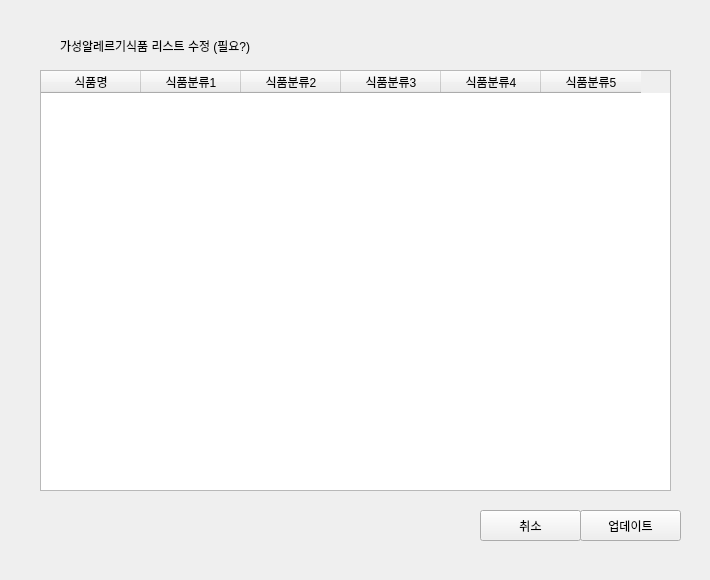
      <widget class="QWidget" name="page_data_ing_6_18">
       <widget class="QWidget" name="widget_21" native="true">
        <property name="geometry">
         <rect>
          <x>0</x>
          <y>0</y>
          <width>701</width>
          <height>571</height>
         </rect>
        </property>
        <widget class="QLabel" name="label_23">
         <property name="geometry">
          <rect>
           <x>60</x>
           <y>30</y>
           <width>221</width>
           <height>31</height>
          </rect>
         </property>
         <property name="text">
          <string>가성알레르기식품 리스트 수정 (필요?)</string>
         </property>
        </widget>
        <widget class="QTableWidget" name="tableWidget_gs_allergy_18">
         <property name="geometry">
          <rect>
           <x>40</x>
           <y>70</y>
           <width>631</width>
           <height>421</height>
          </rect>
         </property>
         <column>
          <property name="text">
           <string>식품명</string>
          </property>
         </column>
         <column>
          <property name="text">
           <string>식품분류1</string>
          </property>
         </column>
         <column>
          <property name="text">
           <string>식품분류2</string>
          </property>
         </column>
         <column>
          <property name="text">
           <string>식품분류3</string>
          </property>
         </column>
         <column>
          <property name="text">
           <string>식품분류4</string>
          </property>
         </column>
         <column>
          <property name="text">
           <string>식품분류5</string>
          </property>
         </column>
        </widget>
        <widget class="QWidget" name="widget_24" native="true">
         <property name="geometry">
          <rect>
           <x>470</x>
           <y>490</y>
           <width>221</width>
           <height>61</height>
          </rect>
         </property>
         <widget class="QPushButton" name="btn_cancel_18">
          <property name="geometry">
           <rect>
            <x>10</x>
            <y>20</y>
            <width>101</width>
            <height>31</height>
           </rect>
          </property>
          <property name="text">
           <string>취소</string>
          </property>
         </widget>
         <widget class="QPushButton" name="btn_save_18">
          <property name="geometry">
           <rect>
            <x>110</x>
            <y>20</y>
            <width>101</width>
            <height>31</height>
           </rect>
          </property>
          <property name="text">
           <string>업데이트</string>
          </property>
         </widget>
        </widget>
       </widget>
      </widget>
